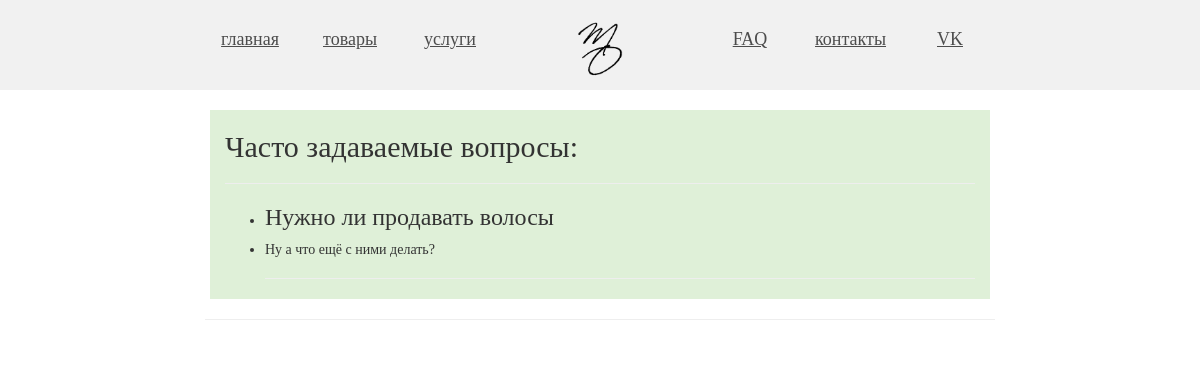
Screenshot of /faq/ with the database file from the repository.
### webapp/models.py (models this page shows, shortened)
class FAQPost(models.Model):
    title = models.CharField(max_length=150)
    question = models.CharField(max_length=150)
    answer = models.TextField()
    date = models.DateField()

### webapp/templates/webapp/faq.html
{% extends "webapp/header.html" %}
{% block content %}
<div class="col-md-8 col-md-offset-2 bg-success" align="left">
		<h2>Часто задаваемые вопросы:</h2>
		<hr>
		<ul class='list-marked'>
			{% for post in object_list %}
				<li><h3>{{post.question}}</h3></li>
				<li><h5>{{post.answer}}</h5></li>
				<hr>
			{% endfor %}
		</ul>
</div>
{% endblock %}

### rows the page displays
FAQPost: question "Нужно ли продавать волосы", answer "Ну а что ещё с ними делать?"
